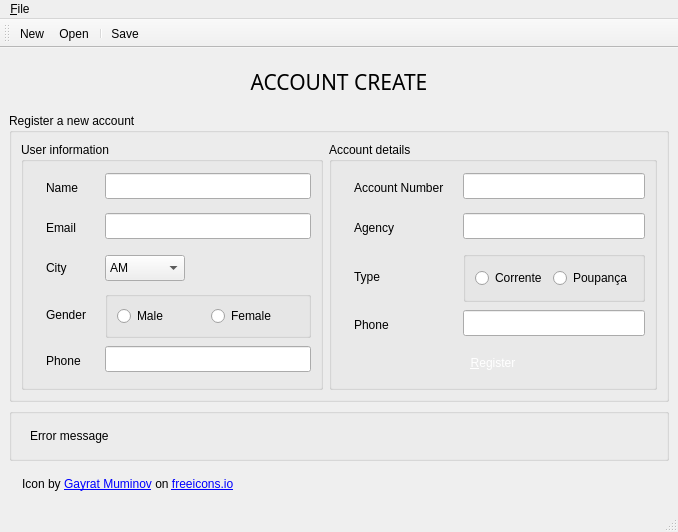
<?xml version="1.0" encoding="UTF-8"?>
<ui version="4.0">
 <class>MainWindow</class>
 <widget class="QMainWindow" name="MainWindow">
  <property name="geometry">
   <rect>
    <x>0</x>
    <y>0</y>
    <width>678</width>
    <height>496</height>
   </rect>
  </property>
  <property name="windowTitle">
   <string>MainWindow</string>
  </property>
  <widget class="QWidget" name="centralwidget">
   <layout class="QVBoxLayout" name="verticalLayout">
    <item>
     <widget class="QLabel" name="label_11">
      <property name="font">
       <font>
        <family>Calibri Light</family>
        <pointsize>16</pointsize>
       </font>
      </property>
      <property name="styleSheet">
       <string notr="true">padding: 10px;
color: '#00C569';</string>
      </property>
      <property name="text">
       <string>ACCOUNT CREATE</string>
      </property>
      <property name="alignment">
       <set>Qt::AlignCenter</set>
      </property>
     </widget>
    </item>
    <item>
     <widget class="QGroupBox" name="groupBox">
      <property name="title">
       <string>Register a new account</string>
      </property>
      <layout class="QHBoxLayout" name="horizontalLayout_2">
       <item>
        <widget class="QGroupBox" name="groupBox_4">
         <property name="title">
          <string>User information</string>
         </property>
         <layout class="QHBoxLayout" name="horizontalLayout">
          <item>
           <layout class="QGridLayout" name="gridLayout_2">
            <item row="0" column="0">
             <widget class="QLabel" name="label_6">
              <property name="styleSheet">
               <string notr="true">padding: 10px;
color: '#333A44';</string>
              </property>
              <property name="text">
               <string>Name</string>
              </property>
              <property name="buddy">
               <cstring>lineEdit_3</cstring>
              </property>
             </widget>
            </item>
            <item row="2" column="0">
             <widget class="QLabel" name="label_8">
              <property name="styleSheet">
               <string notr="true">padding: 10px;
color: '#333A44';</string>
              </property>
              <property name="text">
               <string>City</string>
              </property>
              <property name="buddy">
               <cstring>comboBox_2</cstring>
              </property>
             </widget>
            </item>
            <item row="2" column="1">
             <widget class="QComboBox" name="comboBox_2">
              <property name="maximumSize">
               <size>
                <width>80</width>
                <height>16777215</height>
               </size>
              </property>
              <property name="styleSheet">
               <string notr="true">padding: 4px;</string>
              </property>
              <item>
               <property name="text">
                <string>AM</string>
               </property>
              </item>
              <item>
               <property name="text">
                <string>CE</string>
               </property>
              </item>
              <item>
               <property name="text">
                <string>RJ</string>
               </property>
              </item>
              <item>
               <property name="text">
                <string>SC</string>
               </property>
              </item>
              <item>
               <property name="text">
                <string>SP</string>
               </property>
              </item>
             </widget>
            </item>
            <item row="5" column="0">
             <widget class="QLabel" name="label_9">
              <property name="styleSheet">
               <string notr="true">padding: 10px;
color: '#333A44';</string>
              </property>
              <property name="text">
               <string>Phone</string>
              </property>
              <property name="buddy">
               <cstring>lineEdit_6</cstring>
              </property>
             </widget>
            </item>
            <item row="5" column="1">
             <widget class="QLineEdit" name="lineEdit_6">
              <property name="styleSheet">
               <string notr="true">margin-bottom: 4px;
padding: 4px;
</string>
              </property>
             </widget>
            </item>
            <item row="1" column="1">
             <widget class="QLineEdit" name="lineEdit_5">
              <property name="styleSheet">
               <string notr="true">margin-bottom: 4px;
padding: 4px;
</string>
              </property>
             </widget>
            </item>
            <item row="0" column="1">
             <widget class="QLineEdit" name="lineEdit_3">
              <property name="styleSheet">
               <string notr="true">margin-bottom: 4px;
padding: 4px;
</string>
              </property>
             </widget>
            </item>
            <item row="1" column="0">
             <widget class="QLabel" name="label_7">
              <property name="styleSheet">
               <string notr="true">padding: 10px;
color: '#333A44';</string>
              </property>
              <property name="text">
               <string>Email</string>
              </property>
              <property name="buddy">
               <cstring>lineEdit_5</cstring>
              </property>
             </widget>
            </item>
            <item row="3" column="0">
             <widget class="QLabel" name="label_12">
              <property name="styleSheet">
               <string notr="true">padding: 10px;
color: '#333A44';</string>
              </property>
              <property name="text">
               <string>Gender</string>
              </property>
              <property name="buddy">
               <cstring>radioButton_3</cstring>
              </property>
             </widget>
            </item>
            <item row="3" column="1">
             <widget class="QGroupBox" name="groupBox_6">
              <property name="title">
               <string/>
              </property>
              <layout class="QHBoxLayout" name="horizontalLayout_5">
               <item>
                <widget class="QRadioButton" name="radioButton_3">
                 <property name="styleSheet">
                  <string notr="true">color: '#333A44';</string>
                 </property>
                 <property name="text">
                  <string>Male</string>
                 </property>
                </widget>
               </item>
               <item>
                <widget class="QRadioButton" name="radioButton_4">
                 <property name="styleSheet">
                  <string notr="true">color: '#333A44';</string>
                 </property>
                 <property name="text">
                  <string>Female</string>
                 </property>
                </widget>
               </item>
              </layout>
             </widget>
            </item>
           </layout>
          </item>
         </layout>
        </widget>
       </item>
       <item>
        <widget class="QGroupBox" name="groupBox_2">
         <property name="title">
          <string>Account details</string>
         </property>
         <layout class="QVBoxLayout" name="verticalLayout_2">
          <item>
           <layout class="QGridLayout" name="gridLayout">
            <item row="0" column="1">
             <widget class="QLineEdit" name="lineEdit">
              <property name="styleSheet">
               <string notr="true">margin-bottom: 4px;
padding: 4px;
</string>
              </property>
             </widget>
            </item>
            <item row="1" column="0">
             <widget class="QLabel" name="label_3">
              <property name="styleSheet">
               <string notr="true">padding: 10px;
color: '#333A44';</string>
              </property>
              <property name="text">
               <string>Agency</string>
              </property>
              <property name="buddy">
               <cstring>lineEdit_2</cstring>
              </property>
             </widget>
            </item>
            <item row="0" column="0">
             <widget class="QLabel" name="label_2">
              <property name="styleSheet">
               <string notr="true">padding: 10px;
color: '#333A44';</string>
              </property>
              <property name="text">
               <string>Account Number</string>
              </property>
              <property name="buddy">
               <cstring>lineEdit</cstring>
              </property>
             </widget>
            </item>
            <item row="2" column="0">
             <widget class="QLabel" name="label_4">
              <property name="styleSheet">
               <string notr="true">padding: 10px;
color: '#333A44';</string>
              </property>
              <property name="text">
               <string>Type</string>
              </property>
              <property name="buddy">
               <cstring>radioButton_2</cstring>
              </property>
             </widget>
            </item>
            <item row="1" column="1">
             <widget class="QLineEdit" name="lineEdit_2">
              <property name="styleSheet">
               <string notr="true">margin-bottom: 4px;
padding: 4px;
</string>
              </property>
             </widget>
            </item>
            <item row="3" column="1">
             <widget class="QLineEdit" name="lineEdit_4">
              <property name="styleSheet">
               <string notr="true">margin-bottom: 4px;
padding: 4px;
</string>
              </property>
             </widget>
            </item>
            <item row="3" column="0">
             <widget class="QLabel" name="label_5">
              <property name="styleSheet">
               <string notr="true">padding: 10px;
color: '#333A44';</string>
              </property>
              <property name="text">
               <string>Phone</string>
              </property>
              <property name="buddy">
               <cstring>lineEdit_4</cstring>
              </property>
             </widget>
            </item>
            <item row="2" column="1">
             <widget class="QGroupBox" name="groupBox_5">
              <property name="title">
               <string/>
              </property>
              <layout class="QHBoxLayout" name="horizontalLayout_3">
               <item>
                <widget class="QRadioButton" name="radioButton_2">
                 <property name="styleSheet">
                  <string notr="true">color: '#333A44';</string>
                 </property>
                 <property name="text">
                  <string>Corrente</string>
                 </property>
                </widget>
               </item>
               <item>
                <widget class="QRadioButton" name="radioButton">
                 <property name="styleSheet">
                  <string notr="true">color: '#333A44';</string>
                 </property>
                 <property name="text">
                  <string>Poupança</string>
                 </property>
                </widget>
               </item>
              </layout>
             </widget>
            </item>
           </layout>
          </item>
          <item>
           <widget class="QPushButton" name="pushButton">
            <property name="cursor">
             <cursorShape>PointingHandCursor</cursorShape>
            </property>
            <property name="styleSheet">
             <string notr="true">padding: 8px;
background-color: '#00C569'; 
color: white;
border: none;
</string>
            </property>
            <property name="text">
             <string>&amp;Register</string>
            </property>
           </widget>
          </item>
         </layout>
        </widget>
       </item>
      </layout>
     </widget>
    </item>
    <item>
     <widget class="QGroupBox" name="groupBox_3">
      <property name="title">
       <string/>
      </property>
      <layout class="QHBoxLayout" name="horizontalLayout_4">
       <item>
        <widget class="QLabel" name="label_10">
         <property name="styleSheet">
          <string notr="true">padding: 6px;
color: '#FF5335';</string>
         </property>
         <property name="text">
          <string>Error message</string>
         </property>
        </widget>
       </item>
      </layout>
     </widget>
    </item>
    <item>
     <widget class="QLabel" name="label">
      <property name="styleSheet">
       <string notr="true">color: '#7a7a7a';
padding: 10px;</string>
      </property>
      <property name="text">
       <string>                Icon by &lt;a href=&quot;https://freeicons.io/profile/3277&quot;&gt;Gayrat Muminov&lt;/a&gt; on &lt;a href=&quot;https://freeicons.io&quot;&gt;freeicons.io&lt;/a&gt;
            </string>
      </property>
     </widget>
    </item>
   </layout>
  </widget>
  <widget class="QMenuBar" name="menubar">
   <property name="geometry">
    <rect>
     <x>0</x>
     <y>0</y>
     <width>678</width>
     <height>21</height>
    </rect>
   </property>
   <widget class="QMenu" name="menu_File">
    <property name="title">
     <string>&amp;File</string>
    </property>
    <addaction name="action_Open"/>
    <addaction name="action_New"/>
    <addaction name="action_Save"/>
    <addaction name="actionSave_as"/>
    <addaction name="action_Exit"/>
   </widget>
   <addaction name="menu_File"/>
  </widget>
  <widget class="QStatusBar" name="statusbar"/>
  <widget class="QToolBar" name="toolBar">
   <property name="windowTitle">
    <string>toolBar</string>
   </property>
   <attribute name="toolBarArea">
    <enum>TopToolBarArea</enum>
   </attribute>
   <attribute name="toolBarBreak">
    <bool>false</bool>
   </attribute>
   <addaction name="action_New"/>
   <addaction name="action_Open"/>
   <addaction name="separator"/>
   <addaction name="action_Save"/>
  </widget>
  <action name="action_Open">
   <property name="icon">
    <iconset>
     <normaloff>assets/4798580041582004495-128.png</normaloff>assets/4798580041582004495-128.png</iconset>
   </property>
   <property name="text">
    <string>&amp;Open</string>
   </property>
  </action>
  <action name="action_Save">
   <property name="icon">
    <iconset>
     <normaloff>assets/2058131601582004490-128.png</normaloff>assets/2058131601582004490-128.png</iconset>
   </property>
   <property name="text">
    <string>&amp;Save</string>
   </property>
  </action>
  <action name="actionSave_as">
   <property name="text">
    <string>Save &amp;as</string>
   </property>
  </action>
  <action name="action_Exit">
   <property name="icon">
    <iconset>
     <normaloff>assets/12355707351582004488-128.png</normaloff>assets/12355707351582004488-128.png</iconset>
   </property>
   <property name="text">
    <string>&amp;Exit</string>
   </property>
  </action>
  <action name="action_New">
   <property name="icon">
    <iconset>
     <normaloff>assets/12817025351582004496-128.png</normaloff>assets/12817025351582004496-128.png</iconset>
   </property>
   <property name="text">
    <string>&amp;New</string>
   </property>
  </action>
 </widget>
 <tabstops>
  <tabstop>lineEdit_3</tabstop>
  <tabstop>lineEdit_5</tabstop>
  <tabstop>comboBox_2</tabstop>
  <tabstop>radioButton_3</tabstop>
  <tabstop>radioButton_4</tabstop>
  <tabstop>lineEdit_6</tabstop>
  <tabstop>lineEdit</tabstop>
  <tabstop>lineEdit_2</tabstop>
  <tabstop>radioButton_2</tabstop>
  <tabstop>radioButton</tabstop>
  <tabstop>lineEdit_4</tabstop>
  <tabstop>pushButton</tabstop>
 </tabstops>
 <resources/>
 <connections/>
</ui>
